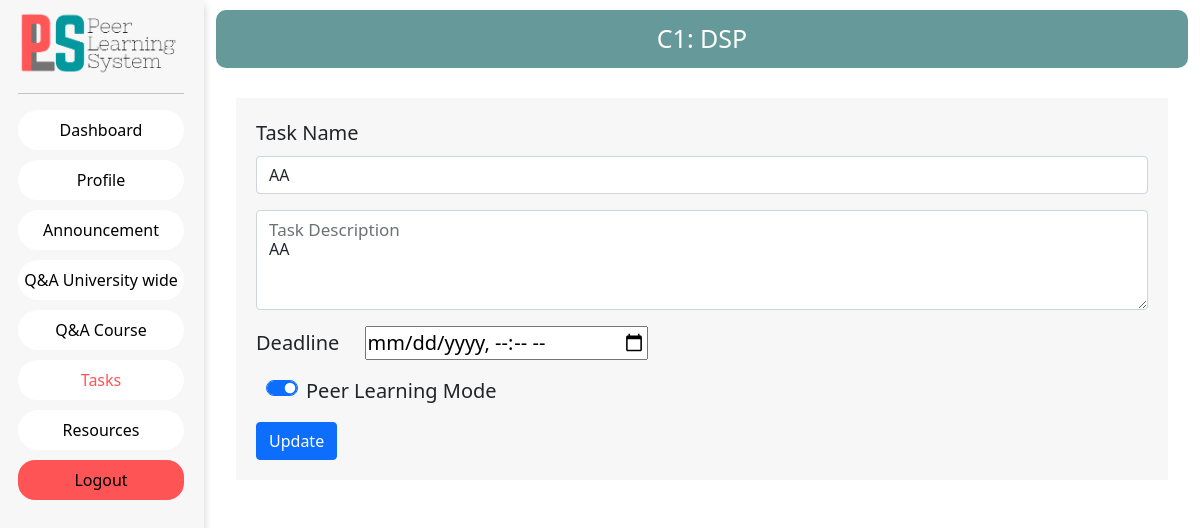
Screenshot of /user/dashboard/C1/tasks/T1/updatetask (signed in) with the database file from the repository.
### guest/models.py (models this page shows)
class Course(models.Model):
    Id = models.CharField(max_length=6,primary_key = True)
    Name = models.CharField(max_length=100)
    Semester = models.IntegerField(max_length=2)
    Intake = models.IntegerField(max_length=4)
    School_Id = models.ForeignKey(School, on_delete=models.CASCADE)
    Programme_Id = models.ForeignKey(Programme, on_delete = models.CASCADE)
    Major_Id = models.ForeignKey(Major, on_delete=models.CASCADE)
    Discription = models.CharField(max_length=2000)

class Task(models.Model):
    Id = models.CharField(max_length=6, primary_key=True)
    Faculty_Id = models.ForeignKey(Faculty, on_delete=models.CASCADE)
    Course_Id = models.ForeignKey(Course , on_delete=models.CASCADE)
    Title = models.CharField(max_length=100)
    Content = models.CharField(max_length=2000)
    Deadline = models.DateTimeField(null=False)
    peer_mode = models.BooleanField(default=False)
    Added_date = models.DateTimeField(null=True,auto_now_add=True)

### faculty/views.py (the view)
# urls.py: path('dashboard/<slug:course_id>/tasks/<slug:task_id>/updatetask', views.Updatetask, name='Updatetask'),
def Updatetask(request,course_id,task_id):
    course=Course.objects.get(Id=course_id)
    faculty_id = request.session["Id"]
    task=Task.objects.get(Id=task_id)
    context={
        'course':course,
        'faculty_id':faculty_id,
        'task':task,
        'update':True
    }
    return render(request,'Task_details.html',context=context)

### faculty/templates/Task_details.html (shortened to what this page needs)
{% extends 'faculty/templates/start_base.html' %}
{% load static %}
{% block extra_css %}
<link rel="stylesheet" href="{% static 'css/task_details.css' %}">
{% endblock extra_css %}
{% block nav_link %}
<li class="nav-item">
    <a class="nav-link" href="{% url 'QNACourse' course.Id %}">Q&A Course</a>
</li>
<li class="nav-item">
    <a class="nav-link task" href="{% url 'tasks' course.Id %}">Tasks</a>
</li>
<li class="nav-item">
    <a class="nav-link" href="{% url 'resources' course.Id %}">Resources</a>
</li>
{% endblock nav_link %}
{% block body %}
<div class="task_details_con">
    <div class="course_name">
        {{ course.Id }}: {{ course.Name }}
    </div>
    <div class="whole_form">
        {% if update %}
        <form action="{% url 'UpdatetaskAfter' course.Id task.Id %}" method="POST">
            {% else %}
            <form action="{% url 'newtask' course.Id %}" method="POST">
            {% endif %}
            <div class="mb-3">
                <label for="task_name" class="form-label">Task Name</label>
                <input type="text" name="task_name" class="form-control" id="task_name" value="{{ task.Title }}">
            </div>
            <div class="mb-3">
                <div class="form-floating">
                    <textarea class="form-control" name="task_desc" placeholder="Leave a comment here" id="task_desc"
                        style="height: 100px">{{ task.Content }}
                    </textarea>
                    <label for="task_desc">Task Description </label>
                </div>
            </div>
            <div class="mb-3">
                <label class="form-check-label deadline_css" for="exampleCheck1">Deadline</label>
                <input type="datetime-local" id="deadline" name="deadline" value='{{ task.Deadline|time }}'>
            </div>
            <div class="mb-3">
                <div class="form-check form-switch">
                    <label class="form-check-label" for="peer_mode"
                  >Peer Learning Mode</label>
                <input class="form-check-input form-control" id="peer_mode" name="peer_mode" type="checkbox"{% if task.peer_mode %} checked="checked"{% endif %}/>
                  </div>
            </div>
            {% if update %}
            <button type="submit" class="btn btn-primary">Update</button>
            {% else %}
            <button type="submit" class="btn btn-primary">Submit</button>
            {% endif %}
        </form>
    </div>
</div>
{% endblock body %}

### faculty/static/css/sidebar_base.css (style rules this page uses)
body, html { margin: 0; padding: 0; }
.nav-item { background-color: white; border-radius: 30px; }
.nav-link { text-decoration: none; color: black; }
.nav-item { margin-bottom: 10px; }
.active { color: #ff5455; }

### faculty/static/css/task_details.css (style rules this page uses)
.course_name { text-align: center; font-size: 25px; background: #669999; padding-top: 10px; padding-bottom: 10px; margin-top: 10px; color: white; border-radius: 10px; }
.whole_form { background-color: #f7f7f7; margin-top: 30px; margin-left:20px; margin-right: 20px; padding-top: 20px; padding: 20px; font-size: 20px; }
.deadline_css { padding-right: 20px; }

### rows the page displays
Course: Id "C1", Name "DSP"
Task: task_name "AA", task_desc "AA", peer_mode "☑"
